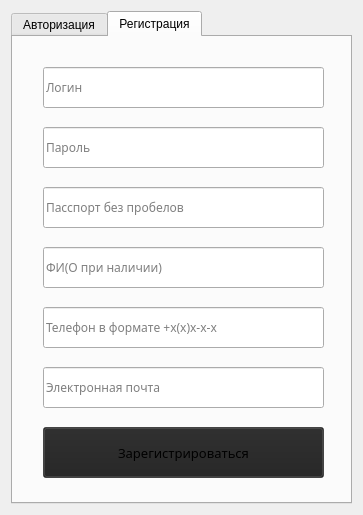
<?xml version="1.0" encoding="UTF-8"?>
<ui version="4.0">
 <class>LoginWindow</class>
 <widget class="QWidget" name="LoginWindow">
  <property name="geometry">
   <rect>
    <x>0</x>
    <y>0</y>
    <width>363</width>
    <height>515</height>
   </rect>
  </property>
  <property name="windowTitle">
   <string>Form</string>
  </property>
  <layout class="QGridLayout" name="gridLayout">
   <item row="0" column="0">
    <widget class="QTabWidget" name="tabWidget">
     <property name="focusPolicy">
      <enum>Qt::NoFocus</enum>
     </property>
     <property name="currentIndex">
      <number>1</number>
     </property>
     <widget class="QWidget" name="sign_in">
      <attribute name="title">
       <string>Авторизация</string>
      </attribute>
      <widget class="QLineEdit" name="line_password">
       <property name="geometry">
        <rect>
         <x>30</x>
         <y>160</y>
         <width>281</width>
         <height>41</height>
        </rect>
       </property>
       <property name="font">
        <font>
         <family>MS Reference Sans Serif</family>
        </font>
       </property>
       <property name="focusPolicy">
        <enum>Qt::StrongFocus</enum>
       </property>
       <property name="contextMenuPolicy">
        <enum>Qt::ActionsContextMenu</enum>
       </property>
       <property name="text">
        <string/>
       </property>
       <property name="placeholderText">
        <string>Пароль</string>
       </property>
      </widget>
      <widget class="QLineEdit" name="line_login">
       <property name="geometry">
        <rect>
         <x>30</x>
         <y>100</y>
         <width>281</width>
         <height>41</height>
        </rect>
       </property>
       <property name="font">
        <font>
         <family>MS Reference Sans Serif</family>
        </font>
       </property>
       <property name="focusPolicy">
        <enum>Qt::StrongFocus</enum>
       </property>
       <property name="text">
        <string/>
       </property>
       <property name="placeholderText">
        <string>Логин</string>
       </property>
      </widget>
      <widget class="QPushButton" name="Login_button">
       <property name="geometry">
        <rect>
         <x>30</x>
         <y>230</y>
         <width>281</width>
         <height>51</height>
        </rect>
       </property>
       <property name="palette">
        <palette>
         <active>
          <colorrole role="Button">
           <brush brushstyle="SolidPattern">
            <color alpha="255">
             <red>35</red>
             <green>35</green>
             <blue>35</blue>
            </color>
           </brush>
          </colorrole>
          <colorrole role="Highlight">
           <brush brushstyle="SolidPattern">
            <color alpha="170">
             <red>35</red>
             <green>35</green>
             <blue>35</blue>
            </color>
           </brush>
          </colorrole>
          <colorrole role="Link">
           <brush brushstyle="SolidPattern">
            <color alpha="255">
             <red>35</red>
             <green>35</green>
             <blue>35</blue>
            </color>
           </brush>
          </colorrole>
         </active>
         <inactive>
          <colorrole role="Button">
           <brush brushstyle="SolidPattern">
            <color alpha="255">
             <red>35</red>
             <green>35</green>
             <blue>35</blue>
            </color>
           </brush>
          </colorrole>
          <colorrole role="Highlight">
           <brush brushstyle="SolidPattern">
            <color alpha="170">
             <red>35</red>
             <green>35</green>
             <blue>35</blue>
            </color>
           </brush>
          </colorrole>
          <colorrole role="Link">
           <brush brushstyle="SolidPattern">
            <color alpha="255">
             <red>35</red>
             <green>35</green>
             <blue>35</blue>
            </color>
           </brush>
          </colorrole>
         </inactive>
         <disabled>
          <colorrole role="Button">
           <brush brushstyle="SolidPattern">
            <color alpha="255">
             <red>35</red>
             <green>35</green>
             <blue>35</blue>
            </color>
           </brush>
          </colorrole>
          <colorrole role="Highlight">
           <brush brushstyle="SolidPattern">
            <color alpha="170">
             <red>35</red>
             <green>35</green>
             <blue>35</blue>
            </color>
           </brush>
          </colorrole>
          <colorrole role="Link">
           <brush brushstyle="SolidPattern">
            <color alpha="255">
             <red>35</red>
             <green>35</green>
             <blue>35</blue>
            </color>
           </brush>
          </colorrole>
         </disabled>
        </palette>
       </property>
       <property name="font">
        <font>
         <family>MS Reference Sans Serif</family>
         <pointsize>10</pointsize>
        </font>
       </property>
       <property name="focusPolicy">
        <enum>Qt::StrongFocus</enum>
       </property>
       <property name="text">
        <string>Войти</string>
       </property>
       <property name="autoDefault">
        <bool>false</bool>
       </property>
       <property name="default">
        <bool>true</bool>
       </property>
      </widget>
     </widget>
     <widget class="QWidget" name="sign_up">
      <attribute name="title">
       <string>Регистрация</string>
      </attribute>
      <widget class="QLineEdit" name="line_newLogin">
       <property name="geometry">
        <rect>
         <x>30</x>
         <y>30</y>
         <width>281</width>
         <height>41</height>
        </rect>
       </property>
       <property name="font">
        <font>
         <family>MS Reference Sans Serif</family>
        </font>
       </property>
       <property name="text">
        <string/>
       </property>
       <property name="placeholderText">
        <string>Логин</string>
       </property>
      </widget>
      <widget class="QLineEdit" name="line_newPassword">
       <property name="geometry">
        <rect>
         <x>30</x>
         <y>90</y>
         <width>281</width>
         <height>41</height>
        </rect>
       </property>
       <property name="font">
        <font>
         <family>MS Reference Sans Serif</family>
        </font>
       </property>
       <property name="text">
        <string/>
       </property>
       <property name="placeholderText">
        <string>Пароль</string>
       </property>
      </widget>
      <widget class="QLineEdit" name="line_passport">
       <property name="geometry">
        <rect>
         <x>30</x>
         <y>150</y>
         <width>281</width>
         <height>41</height>
        </rect>
       </property>
       <property name="font">
        <font>
         <family>MS Reference Sans Serif</family>
        </font>
       </property>
       <property name="text">
        <string/>
       </property>
       <property name="placeholderText">
        <string>Пасспорт без пробелов</string>
       </property>
      </widget>
      <widget class="QLineEdit" name="line_fullname">
       <property name="geometry">
        <rect>
         <x>30</x>
         <y>210</y>
         <width>281</width>
         <height>41</height>
        </rect>
       </property>
       <property name="font">
        <font>
         <family>MS Reference Sans Serif</family>
        </font>
       </property>
       <property name="text">
        <string/>
       </property>
       <property name="placeholderText">
        <string>ФИ(О при наличии)</string>
       </property>
      </widget>
      <widget class="QLineEdit" name="line_phone">
       <property name="geometry">
        <rect>
         <x>30</x>
         <y>270</y>
         <width>281</width>
         <height>41</height>
        </rect>
       </property>
       <property name="font">
        <font>
         <family>MS Reference Sans Serif</family>
        </font>
       </property>
       <property name="text">
        <string/>
       </property>
       <property name="placeholderText">
        <string>Телефон в формате +x(x)x-x-x</string>
       </property>
      </widget>
      <widget class="QLineEdit" name="line_email">
       <property name="geometry">
        <rect>
         <x>30</x>
         <y>330</y>
         <width>281</width>
         <height>41</height>
        </rect>
       </property>
       <property name="font">
        <font>
         <family>MS Reference Sans Serif</family>
        </font>
       </property>
       <property name="text">
        <string/>
       </property>
       <property name="placeholderText">
        <string>Электронная почта</string>
       </property>
      </widget>
      <widget class="QPushButton" name="registration_button">
       <property name="geometry">
        <rect>
         <x>30</x>
         <y>390</y>
         <width>281</width>
         <height>51</height>
        </rect>
       </property>
       <property name="palette">
        <palette>
         <active>
          <colorrole role="Button">
           <brush brushstyle="SolidPattern">
            <color alpha="255">
             <red>35</red>
             <green>35</green>
             <blue>35</blue>
            </color>
           </brush>
          </colorrole>
          <colorrole role="Highlight">
           <brush brushstyle="SolidPattern">
            <color alpha="170">
             <red>35</red>
             <green>35</green>
             <blue>35</blue>
            </color>
           </brush>
          </colorrole>
          <colorrole role="Link">
           <brush brushstyle="SolidPattern">
            <color alpha="255">
             <red>35</red>
             <green>35</green>
             <blue>35</blue>
            </color>
           </brush>
          </colorrole>
         </active>
         <inactive>
          <colorrole role="Button">
           <brush brushstyle="SolidPattern">
            <color alpha="255">
             <red>35</red>
             <green>35</green>
             <blue>35</blue>
            </color>
           </brush>
          </colorrole>
          <colorrole role="Highlight">
           <brush brushstyle="SolidPattern">
            <color alpha="170">
             <red>35</red>
             <green>35</green>
             <blue>35</blue>
            </color>
           </brush>
          </colorrole>
          <colorrole role="Link">
           <brush brushstyle="SolidPattern">
            <color alpha="255">
             <red>35</red>
             <green>35</green>
             <blue>35</blue>
            </color>
           </brush>
          </colorrole>
         </inactive>
         <disabled>
          <colorrole role="Button">
           <brush brushstyle="SolidPattern">
            <color alpha="255">
             <red>35</red>
             <green>35</green>
             <blue>35</blue>
            </color>
           </brush>
          </colorrole>
          <colorrole role="Highlight">
           <brush brushstyle="SolidPattern">
            <color alpha="170">
             <red>35</red>
             <green>35</green>
             <blue>35</blue>
            </color>
           </brush>
          </colorrole>
          <colorrole role="Link">
           <brush brushstyle="SolidPattern">
            <color alpha="255">
             <red>35</red>
             <green>35</green>
             <blue>35</blue>
            </color>
           </brush>
          </colorrole>
         </disabled>
        </palette>
       </property>
       <property name="font">
        <font>
         <family>MS Reference Sans Serif</family>
         <pointsize>10</pointsize>
        </font>
       </property>
       <property name="focusPolicy">
        <enum>Qt::StrongFocus</enum>
       </property>
       <property name="text">
        <string>Зарегистрироваться</string>
       </property>
       <property name="autoDefault">
        <bool>false</bool>
       </property>
       <property name="default">
        <bool>true</bool>
       </property>
      </widget>
     </widget>
    </widget>
   </item>
  </layout>
 </widget>
 <tabstops>
  <tabstop>line_login</tabstop>
  <tabstop>line_password</tabstop>
  <tabstop>Login_button</tabstop>
  <tabstop>line_newLogin</tabstop>
  <tabstop>line_newPassword</tabstop>
  <tabstop>line_passport</tabstop>
  <tabstop>line_fullname</tabstop>
  <tabstop>line_phone</tabstop>
  <tabstop>line_email</tabstop>
  <tabstop>registration_button</tabstop>
  <tabstop>tabWidget</tabstop>
 </tabstops>
 <resources/>
 <connections/>
</ui>
